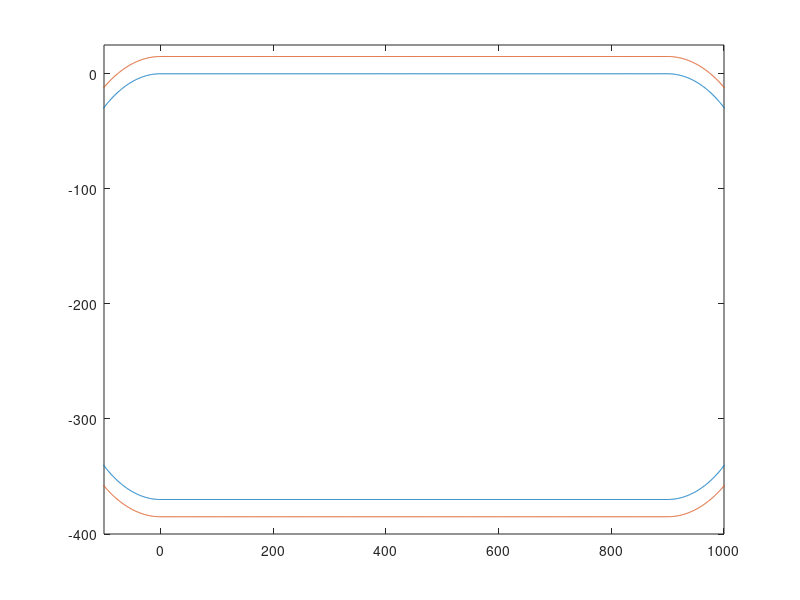

Reproduce this figure in MATLAB. (Note: this script raises an error after producing the figure.)
% creating a racetrack
% variables

x_i = [0];
y_i = [0];
x_o = [0];
y_o = [15];
radius = 200;
radius2 = 185;
center_right = [900,-200];
center_left = [0,-200];
theta = linspace(0,pi,1000);

% loop to obtain all values

for i = 1:900;
    j_i = 0;
    j_o = 15;
    x_i = [x_i, i];
    x_o = [x_o,i];
    y_o = [y_o,j_o];
    y_i = [y_i,j_i];
end

for i = 1:length(theta);
    x_o = [x_o, center_right(1)+radius*sin(theta(i))];
    x_i = [x_i, center_right(1)+radius2*sin(theta(i))];
    y_o = [y_o, 15 + center_right(2)+radius*cos(theta(i))];
    y_i = [y_i, 15 + center_right(2)+radius2*cos(theta(i))];
end 

for i = 1:900;
    x_o = [x_o,900-i];
    x_i = [x_i,900-i];
    y_o = [y_o, -385];
    y_i = [y_i,-370];
end 

for i = 1:length(theta);
    x_o = [x_o, center_left(1)-radius*sin(theta(i))];
    x_i = [x_i, center_left(1)-radius2*sin(theta(i))];
    y_o = [y_o, 15 + center_left(2)-radius*cos(theta(i))];
    y_i = [y_i, 15 + center_left(2)-radius2*cos(theta(i))];
end

% plotting racetrack
plot(x_i, y_i)
axis([-100 1000 -400 25])
hold on
plot(x_o,y_o)
hold off

% code for plotting animated moving car
%variables for finding path to plot

x_p = [0];
y_p = [];
center_rightpath = [0,-192.5];
center_leftpath = [900,-192.5];
radius_path = -192.5; 

for i = 1:900;
    x_p = [x_p, i];
    y_p = [y_p,7.5];
end

for i = 1:length(theta);
    x_p = [x_p, center_leftpath(1)-radius_path*sin(theta(i))];
    y_p = [y_p, 7.5 + center_leftpath(2)-radius_path*cos(theta(i))];
end 

for i = 1:900;
    x_p = [x_p,900-i];
    y_p = [y_p,-377.5];
end 

for i = 1:length(theta);
    x_p = [x_p, center_rightpath(1)+radius_path*sin(theta(i))];
    y_p = [y_p, 7.5 + center_rightpath(2)+radius_path*cos(theta(i))];

end   

% plotting racetrack 
%plot(x_i, y_i)
%hold on
%plot(x_o,y_o)
%hold off

% car is the square
car_size = 8;

% plotting racetrack and car
for i = 1:length(x_pi);
    plot(x_i, y_i)
    hold on
    plot(x_o,y_o)
    car_x = [x_p(i)-.5*car_size,x_p(i)+.5*car_size,x_p(i)+.5*car_size,x_p(i)-.5*car_size,x_p(i)-.5*car_size];
    car_y = [y_p(i)-.5*car_size,y_p(i)-.5*car_size,y_p(i)+.5*car_size,y_p(i)+.5*car_size,y_p(i)-.5*car_size];
    plot(car_x,car_y) 
    axis([-400 1300 -400 50])
    hold off
    f = getframe;
end

% showing the car moving
movie(f)